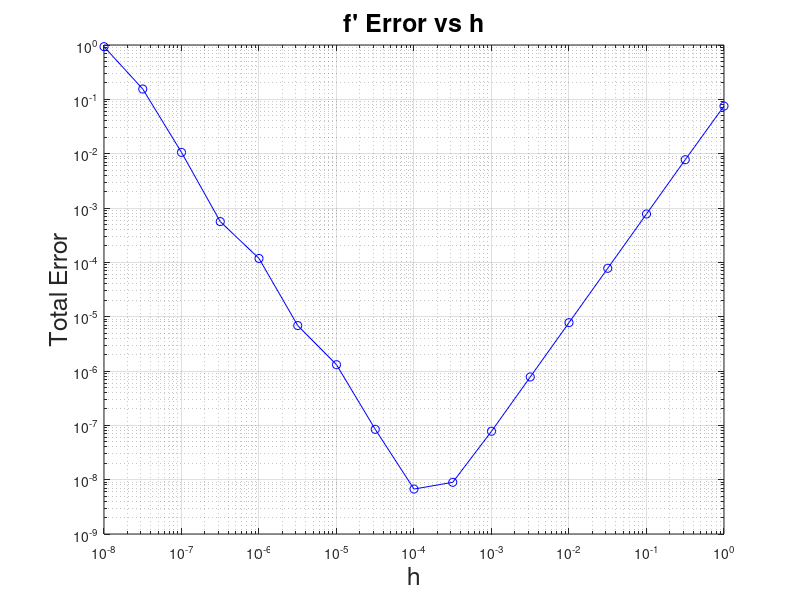

MATLAB code to generate this figure:
format long g

x0 = 1.2;
exact = -sin(x0);

k = 0:0.5:8;
hs = 10.^(-k);
error = zeros(size(hs));

for i = 1:length(hs)
    h = hs(i);
    fpp0 = (sin(x0 + h) - 2 * sin(x0) + sin(x0 - h)) / h^2;
    error(i) = abs(fpp0 - exact);
end

figure;
set(gca, 'fontsize', 18)
loglog(hs, error, 'bo-');
xlabel('h', 'fontsize', 18);
ylabel('Total Error', 'fontsize', 18);
title('f'' Error vs h', 'fontsize', 18);
grid on;

[min_error, idx] = min(error);
fprintf('Optimal h ≈ %.5e, minimum error ≈ %.5e\n', hs(idx), error(idx));

